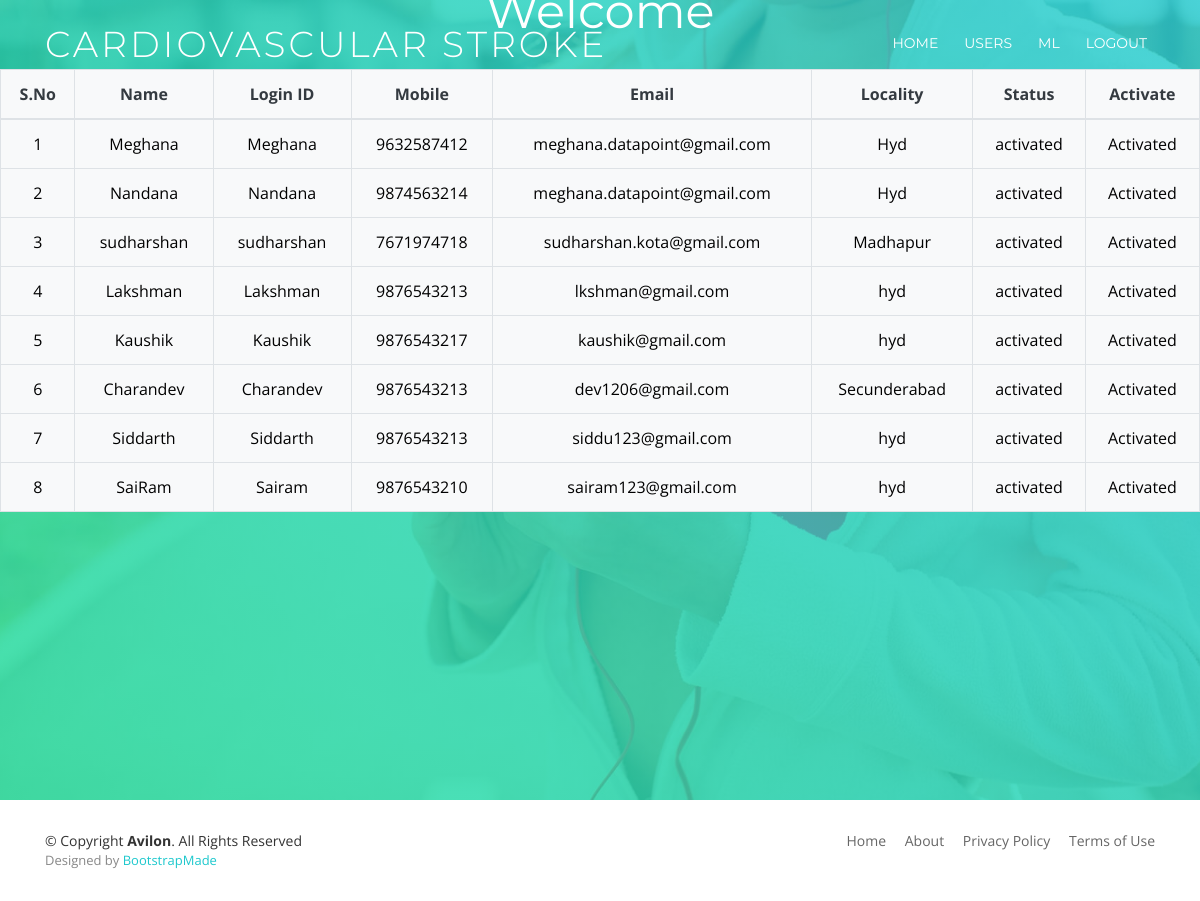
Page /RegisterUsersView/ on the committed database.
### users/models.py (models this page shows, shortened)
class UserRegistrationModel(models.Model):
    name = models.CharField(max_length=100)
    loginid = models.CharField(unique=True,max_length=100)
    password = models.CharField(max_length=100)
    mobile = models.CharField(max_length=100)
    email = models.CharField(max_length=100)
    locality = models.CharField(max_length=100)
    address = models.CharField(max_length=1000)
    city = models.CharField(max_length=100)
    state = models.CharField(max_length=100)
    status  = models.CharField(max_length=100)
    class Meta:
        db_table='Users'

### admins/views.py (the view)
# urls.py: path('RegisterUsersView/', admins.RegisterUsersView, name='RegisterUsersView'),
def RegisterUsersView(request):
    data = UserRegistrationModel.objects.all()
    return render(request,'admins/ViewRegisterUsers.html',{'data':data})

### assets/templates/admins/ViewRegisterUsers.html
{% extends 'Adminbase.html'%}
{%block contents%}
 <section id="intro">
    <div class="intro-text">
      <p><h2>Welcome</h2></p>
      <table class="table table-bordered bg-light text-dark">
    <thead>
      <tr>
        <th>S.No</th>
        <th>Name</th>
        <th>Login ID</th>
        <th>Mobile</th>
        <th>Email</th>
        <th>Locality</th>
        <th>Status</th>
        <th>Activate</th>
      </tr>
    </thead>
    <tbody>
    {% for i in data %}
                                            <tr style="color: Black">
                                                <td>{{forloop.counter}}</td>
                                                <td>{{i.name}}</td>
                                                <td>{{i.loginid}}</td>
                                                <td>{{i.mobile}}</td>
                                                <td>{{i.email}}</td>
                                                <td>{{i.locality}}</td>
                                                <td>{{i.status}}</td>
                                                {% if i.status == 'waiting' %}
                                                <td><a class="btn-link" href="/ActivaUsers/?uid={{ i.id }}"
                                                       style="color:DARKBLUE">Activate</a></td>
                                                {% else %}
                                                <td> Activated</td>
                                                {% endif %}
                                            </tr>
                                            {% endfor %}
    </tbody>
  </table>
    </div>
  </section>
{%endblock%}

### assets/static/css/style.css (style rules this page uses)
body { background: #fff; color: #666666; font-family: "Open Sans", sans-serif; overflow-x: hidden; }
p { padding: 0; margin: 0 0 30px 0; }
h1, h2, h3, h4, h5, h6 { font-family: "Montserrat", sans-serif; font-weight: 400; margin: 0 0 20px 0; padding: 0; }
#intro { width: 100%; height: 100vh; background: linear-gradient(45deg, rgba(29, 224, 153, 0.8), rgba(29, 200, 205, 0.8)), url("../img/intro-bg.jpg") center top no-repeat; background-size: cover; position: relative; }
@media (min-width: 1024px) { #intro { background-attachment: fixed; } }
#intro .intro-text { position: absolute; left: 0; top: 60px; right: 0; height: calc(50% - 60px); display: flex; align-items: center; justify-content: center; text-align: center; flex-direction: column; }
#intro h2 { margin: 30px 0 10px 0; padding: 0 15px; font-size: 48px; font-weight: 400; line-height: 56px; color: #fff; }
#intro p { color: #fff; margin-bottom: 20px; padding: 0 15px; font-size: 24px; }

### rows in the picture
UserRegistrationModel: name "Meghana", loginid "Meghana", mobile "9632587412", email "meghana.datapoint@gmail.com", locality "Hyd", status "activated", shows "Activated"
UserRegistrationModel: name "Nandana", loginid "Nandana", mobile "9874563214", email "meghana.datapoint@gmail.com", locality "Hyd", status "activated", shows "Activated"
UserRegistrationModel: name "sudharshan", loginid "sudharshan", mobile "7671974718", email "sudharshan.kota@gmail.com", locality "Madhapur", status "activated", shows "Activated"
UserRegistrationModel: name "Lakshman", loginid "Lakshman", mobile "9876543213", email "lkshman@gmail.com", locality "hyd", status "activated", shows "Activated"
UserRegistrationModel: name "Kaushik", loginid "Kaushik", mobile "9876543217", email "kaushik@gmail.com", locality "hyd", status "activated", shows "Activated"
UserRegistrationModel: name "Charandev", loginid "Charandev", mobile "9876543213", email "dev1206@gmail.com", locality "Secunderabad", status "activated", shows "Activated"
UserRegistrationModel: name "Siddarth", loginid "Siddarth", mobile "9876543213", email "siddu123@gmail.com", locality "hyd", status "activated", shows "Activated"
UserRegistrationModel: name "SaiRam", loginid "Sairam", mobile "9876543210", email "sairam123@gmail.com", locality "hyd", status "activated", shows "Activated"
